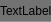
<?xml version="1.0" encoding="UTF-8"?>
<ui version="4.0">
 <class>InfoWidget</class>
 <widget class="QWidget" name="InfoWidget">
  <property name="geometry">
   <rect>
    <x>0</x>
    <y>0</y>
    <width>51</width>
    <height>22</height>
   </rect>
  </property>
  <property name="sizePolicy">
   <sizepolicy hsizetype="Expanding" vsizetype="Expanding">
    <horstretch>0</horstretch>
    <verstretch>0</verstretch>
   </sizepolicy>
  </property>
  <property name="windowTitle">
   <string>Form</string>
  </property>
  <property name="styleSheet">
   <string notr="true">background-color: rgba(0, 0, 0, 60);</string>
  </property>
  <widget class="QLabel" name="label">
   <property name="geometry">
    <rect>
     <x>0</x>
     <y>0</y>
     <width>51</width>
     <height>21</height>
    </rect>
   </property>
   <property name="text">
    <string>TextLabel</string>
   </property>
  </widget>
 </widget>
 <resources/>
 <connections/>
</ui>
